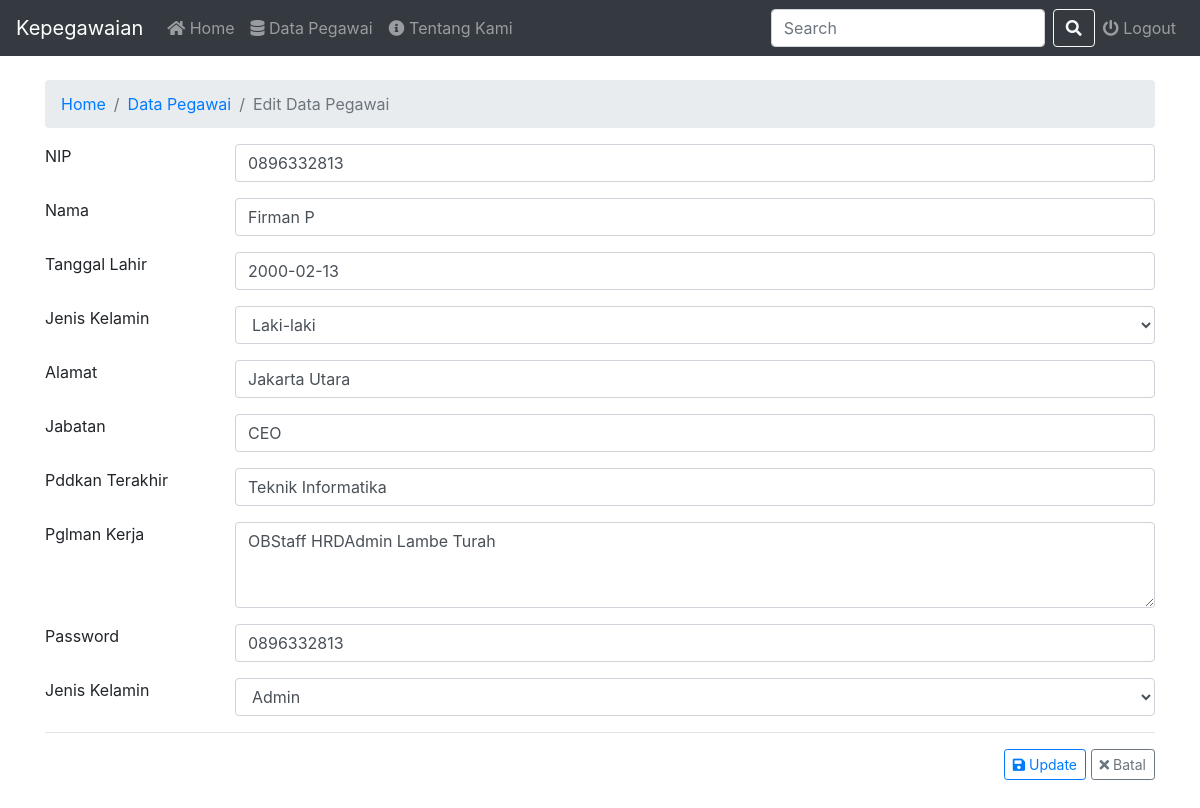
The page /operator/editPegawai.php?nip=0896332813 (signed in) on the database its author committed.
### tables this page shows
CREATE TABLE `pegawai` (
  `nip` char(10) NOT NULL,
  `nama` varchar(30) NOT NULL,
  `tanggal_lahir` varchar(25) NOT NULL,
  `j_kelamin` char(9) NOT NULL,
  `alamat` varchar(50) NOT NULL,
  `jabatan` varchar(50) NOT NULL,
  `pendidikan` varchar(50) NOT NULL,
  `p_kerja` varchar(500) NOT NULL,
  `password` varchar(50) NOT NULL,
  `level` varchar(15) NOT NULL
);

### operator/editPegawai.php (the view, shortened to what this page needs)
<?php
	include_once("../koneksi/koneksi.php");
?>
<!DOCTYPE html>
<html lang="en">
<head>
	<link rel="stylesheet" href="https://maxcdn.bootstrapcdn.com/bootstrap/4.0.0/css/bootstrap.min.css">
	<link rel="stylesheet" href="https://use.fontawesome.com/releases/v5.6.3/css/all.css">
    <link href="https://unpkg.com/gijgo@1.9.11/css/gijgo.min.css" rel="stylesheet" type="text/css" />
</head>
<body>
	<nav class="navbar navbar-expand-lg navbar-dark bg-dark">
		<a class="navbar-brand" href="./">Kepegawaian</a>
		<div class="collapse navbar-collapse" id="navbarSupportedContent">
			<ul class="navbar-nav mr-auto">
				<li class="nav-item">
					<a class="nav-link" href="./"><i class='fas fa-home'></i> Home <span class="sr-only">(current)</span></a>
				</li>
				<li class="nav-item">
					<a class="nav-link" href="pegawai.php"><i class='fas fa-database'></i> Data Pegawai</a>
				</li>
				<li class="nav-item">
					<a class="nav-link" href="tentang.php"><i class='fas fa-info-circle'></i> Tentang Kami</a>
				</li>
			</ul>
			<form class="form-inline my-2 my-lg-0">
				<input class="form-control mr-sm-2" type="search" placeholder="Search" aria-label="Search">
				<button class="btn btn-outline-light my-2 my-sm-0" type="submit"><i class="fas fa-search"></i></button>
			</form>
			<ul class="navbar-nav">
				<li class="nav-item">
					<a class="nav-link" href="../koneksi/logout.php"><i class='fas fa-power-off'></i> Logout</a>
				</li>
			</ul>
		</div>
	</nav>
	<?php
		$nip = $_GET['nip'];
		$result = mysqli_query($mysqli, "SELECT * FROM pegawai WHERE nip=$nip");
		while($user_data = mysqli_fetch_array($result))
		{
			$nip = $user_data['nip'];
			$nama = $user_data['nama'];
			$tanggal = $user_data['tanggal_lahir'];
			$jenis_kelamin = $user_data['j_kelamin'];
			$alamat = $user_data['alamat'];
			$jabatan = $user_data['jabatan'];
			$pendidikan = $user_data['pendidikan'];
			$pengalaman = $user_data['p_kerja'];
			$password = $user_data['password'];
		}
	?>
	<div class="container">
		<br>
		<nav aria-label="breadcrumb">
			<ol class="breadcrumb">
				<li class="breadcrumb-item"><a href="./">Home</a></li>
				<li class="breadcrumb-item"><a href="pegawai.php">Data Pegawai</a></li>
				<li class="breadcrumb-item active" aria-current="page">Edit Data Pegawai</li>
			</ol>
		</nav>
			<form method="post">
				<div class="form-group row">
					<label for="nip" class="col-sm-2 control-label">NIP</label>
					<div class="col-sm-10">
						<input class="form-control" type="text" name="nip" value="<?php echo $nip;?>">
					</div>
				</div>
				<div class="form-group row">
					<label for="nama" class="col-sm-2 control-label">Nama</label>
					<div class="col-sm-10">
						<input class="form-control" type="text" name="nama" value="<?php echo $nama;?>">
					</div>
				</div>
				<div class="form-group row">
					<label for="tanggal" class="col-sm-2 control-label">Tanggal Lahir</label>
					<div class="col-sm-10">
						<input class="form-control" type="text" id="datepicker" name="tanggal" value="<?php echo $tanggal;?>">
					</div>
				</div>
				<div class="form-group row">
				  <label for="jk" class="col-sm-2 control-label">Jenis Kelamin</label>
				  <div class="col-sm-10">
					  <select class="form-control" name="jk">
						<?php if ($jenis_kelamin === "Laki-Laki") : ?>
						<option value="Laki-Laki" id="Laki-Laki" name="Laki-Laki" selected>Laki-laki</option>
						<?php else : ?>
						<option value="Laki-Laki" id="Laki-Laki" name="Laki-Laki" >Laki-laki</option>
						<option value="perempuan" id="Perempuan" name="Perempuan" selected>Perempuan</option>
						<?php endif; ?>
					  </select>
				  </div>
				</div>
				<div class="form-group row">
					<label for="alamat" class="col-sm-2 control-label">Alamat</label>
					<div class="col-sm-10">
						<input class="form-control" type="text" name="alamat" value="<?php echo $alamat;?>">
					</div>
				</div>
				<div class="form-group row">
					<label for="jabatan" class="col-sm-2 control-label">Jabatan</label>
					<div class="col-sm-10">
						<input class="form-control" type="text" name="jabatan" value="<?php echo $jabatan;?>">
					</div>
				</div>
				<div class="form-group row">
					<label for="p_terakhir" class="col-sm-2 control-label">Pddkan Terakhir</label>
					<div class="col-sm-10">
						<input class="form-control" type="text" name="p_terakhir" value="<?php echo $pendidikan;?>">
					</div>
				</div>
				<div class="form-group row">
					<label for="p_kerja"  class="col-sm-2 control-label">Pglman Kerja</label>
					<div class="col-sm-10">
						<textarea class="form-control" id="p_kerja" name="p_kerja" rows="3" placeholder="Pengalaman Kerja"><?php echo $pengalaman;?></textarea>
					</div>
				</div>
				<div class="form-group row">
					<label for="pass" class="col-sm-2 control-label">Password</label>
					<div class="col-sm-10">
						<input class="form-control" type="text" name="pass" value="<?php echo $password;?>">
					</div>
				</div>
				<div class="form-group row">
				  <label for="jk" class="col-sm-2 control-label">Jenis Kelamin</label>
				  <div class="col-sm-10">
					  <select class="form-control" name="level">
						<?php if ($jenis_kelamin === "Laki-Laki") : ?>
						<option value="Admin" id="Admin" name="Admin" selected>Admin</option>
						<?php else : ?>
						<option value="Admin" id="Admin" name="Admin">Admin</option>
						<option value="Pegawai" id="Pegawai" name="Pegawai" selected>Pegawai</option>
						<?php endif; ?>
					  </select>
				  </div>
				</div>
				<hr>
					<div style="float: right">
						<button  class="btn btn-outline-primary btn-sm" type="submit" id="update" name="update"><i class='fas fa-save'></i> Update</button>
						<button class="btn btn-outline-secondary btn-sm" type="reset" value="Batal"><i class='fas fa-times'></i> Batal</button>
					</div>
			</form>
	</div>
	<br>
	<br>
	<br>
	<br>
	<br>
</body>
</html>

### rows shown on the page
pegawai: nip "0896332813", nama "Firman P", tanggal "2000-02-13", jk "Laki-laki", alamat "Jakarta Utara", jabatan "CEO", p_terakhir "Teknik Informatika", p_kerja "OBStaff HRDAdmin Lambe Turah", pass "0896332813", level "Admin"
